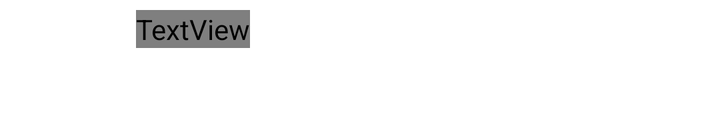
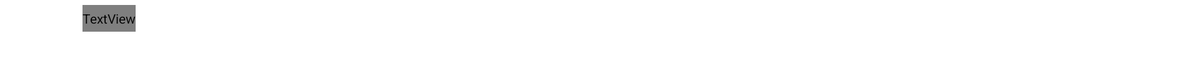

The same Android screen from two of the app's own layout files: first res/layout/ as a phone draws it, then the repository's variant for another configuration, drawn on a device whose configuration selects that folder. Both files follow.
<!-- AndroidManifest.xml: fallback theme Theme.MaterialComponents.DayNight.NoActionBar -->
<!-- res/layout/home_item.xml -->
<?xml version="1.0" encoding="utf-8"?>

<FrameLayout xmlns:android="http://schemas.android.com/apk/res/android"
    xmlns:tools="http://schemas.android.com/tools"
    android:layout_width="match_parent"
    android:layout_height="wrap_content" >

    <dev.dworks.apps.anexplorer.pro.ui.DragGripView
        android:id="@+id/drag_handle"
        android:layout_width="64dp"
        android:layout_height="@dimen/drag_grip_height"
        android:layout_gravity="fill_vertical|left"
        android:paddingBottom="12dp"
        android:paddingTop="12dp"
        android:visibility="gone"
        android:color="?attr/lineColor" />

    <LinearLayout
        android:id="@+id/item"
        android:layout_width="fill_parent"
        android:layout_height="wrap_content"
        android:gravity="center_vertical"
        android:orientation="horizontal"
        android:paddingBottom="5dp"
        android:paddingLeft="8dp"
        android:paddingRight="6dp"
        android:paddingTop="5dp" >

        <RelativeLayout
            android:layout_width="@android:dimen/app_icon_size"
            android:layout_height="@android:dimen/app_icon_size"
            android:layout_gravity="center_vertical"
            android:layout_marginLeft="1dip"
            android:layout_marginRight="11dip" >

            <ImageView
                android:id="@+id/icon"
                android:layout_width="@android:dimen/app_icon_size"
                android:layout_height="@android:dimen/app_icon_size"
                android:scaleType="fitCenter"
                android:src="?attr/folder" />

            <ImageView
                android:id="@+id/icon_special"
                android:layout_width="25dp"
                android:layout_height="25dp"
                android:layout_alignParentBottom="true"
                android:layout_alignParentRight="true"
                android:layout_marginRight="5dp"
                android:scaleType="centerInside" />
        </RelativeLayout>

        <LinearLayout
            android:layout_width="fill_parent"
            android:layout_height="fill_parent"
            android:orientation="vertical" >

            <RelativeLayout
                android:layout_width="fill_parent"
                android:layout_height="0dip"
                android:layout_weight="1"
                android:orientation="horizontal" >

                <TextView
                    android:id="@+id/name"
                    android:layout_width="wrap_content"
                    android:layout_height="wrap_content"
                    android:ellipsize="marquee"
                    android:fontFamily="sans-serif-regular"
                    android:gravity="center_vertical"
                    android:singleLine="true"
                    android:text="folder"
                    android:textColor="?attr/text"
                    android:textSize="18sp"
                    android:textStyle="normal" />

                <TextView
                    android:id="@+id/totalSize"
                    android:layout_width="wrap_content"
                    android:layout_height="wrap_content"
                    android:layout_alignParentRight="true"
                    android:fontFamily="sans-serif-condensed"
                    android:text=""
                    android:textSize="14sp" />
            </RelativeLayout>

            <RelativeLayout
                android:id="@+id/bar"
                android:layout_width="fill_parent"
                android:layout_height="0dp"
                android:layout_weight="1" >

                <ProgressBar
                    android:id="@+id/sizeBar"
                    style="@style/MyProgress"
                    android:layout_width="fill_parent"
                    android:layout_height="3dp"
                    android:layout_centerInParent="true" />
            </RelativeLayout>
        </LinearLayout>
    </LinearLayout>

</FrameLayout>
<!-- resources referenced by this layout -->
<resources>
  <dimen name="drag_grip_height">58dp</dimen>
  <style name="MyProgress" parent="@android:style/Widget.ProgressBar.Horizontal">
          <item name="android:progressDrawable">@drawable/progress</item>
      </style>
</resources>
<!-- res/layout-xlarge-v11/home_item.xml (the repository's variant of the layout above) -->
<!-- drawn on a large tablet held sideways -->
<?xml version="1.0" encoding="utf-8"?>

<FrameLayout xmlns:android="http://schemas.android.com/apk/res/android"
    xmlns:tools="http://schemas.android.com/tools"
    android:layout_width="match_parent"
    android:layout_height="wrap_content" >

    <dev.dworks.apps.anexplorer.pro.ui.DragGripView
        android:id="@+id/drag_handle"
        android:layout_width="100dp"
        android:layout_height="@dimen/drag_grip_height_tablet"
        android:layout_gravity="fill_vertical|left"
        android:paddingBottom="12dp"
        android:paddingTop="12dp"
        android:visibility="gone"
        android:color="?attr/text" />

    <LinearLayout
        android:layout_width="fill_parent"
        android:layout_height="wrap_content"
        android:gravity="center_vertical"
        android:orientation="horizontal"
        android:paddingBottom="5dp"
        android:paddingLeft="8dp"
        android:paddingRight="6dp"
        android:paddingTop="5dp" >

        <LinearLayout
            android:layout_width="wrap_content"
            android:layout_height="fill_parent"
            android:gravity="center"
            android:orientation="vertical" >

            <View
                android:id="@+id/select"
                android:layout_width="5dp"
                android:layout_height="fill_parent"
                android:background="@color/BlueColor"
                android:visibility="invisible" />
        </LinearLayout>

        <RelativeLayout
            android:layout_width="@dimen/tablet_icon_size"
            android:layout_height="@dimen/tablet_icon_size"
            android:layout_gravity="center_vertical"
            android:layout_marginLeft="5dip"
            android:layout_marginRight="11dip" >

            <ImageView
                android:id="@+id/icon"
                android:layout_width="@dimen/tablet_icon_size"
                android:layout_height="@dimen/tablet_icon_size"
                android:scaleType="fitCenter"
                android:src="?folder" />

            <ImageView
                android:id="@+id/icon_special"
                android:layout_width="30dp"
                android:layout_height="30dp"
                android:layout_alignParentBottom="true"
                android:layout_alignParentRight="true"
                android:layout_marginRight="5dp"
                android:scaleType="fitCenter" />
        </RelativeLayout>

        <LinearLayout
            android:layout_width="fill_parent"
            android:layout_height="fill_parent"
            android:baselineAligned="false"
            android:orientation="vertical" >

            <RelativeLayout
                android:layout_width="fill_parent"
                android:layout_height="0dp"
                android:layout_weight="1"
                android:orientation="horizontal" >

                <TextView
                    android:id="@+id/name"
                    android:layout_width="wrap_content"
                    android:layout_height="@dimen/tablet_details_size"
                    android:ellipsize="marquee"
                    android:fontFamily="sans-serif-regular"
                    android:gravity="center_vertical"
                    android:singleLine="true"
                    android:text="folder"
                    android:textColor="?text"
                    android:textSize="20sp"
                    android:textStyle="normal" />

                <TextView
                    android:id="@+id/totalSize"
                    android:layout_width="wrap_content"
                    android:layout_height="wrap_content"
                    android:layout_alignParentRight="true"
                    android:fontFamily="sans-serif-condensed"
                    android:text=""
                    android:textSize="16sp" />
            </RelativeLayout>

            <RelativeLayout
                android:id="@+id/bar"
                android:layout_width="fill_parent"
                android:layout_height="0dp"
                android:layout_weight="1" >

                <ProgressBar
                    android:id="@+id/sizeBar"
                    style="@style/MyProgress"
                    android:layout_width="fill_parent"
                    android:layout_height="3dip"
                    android:layout_centerInParent="true" />
            </RelativeLayout>
        </LinearLayout>
    </LinearLayout>

</FrameLayout>
<!-- resources referenced by the variant -->
<!-- as a large tablet held sideways resolves them -->
<resources>
  <color name="BlueColor">#ff33b5e5</color>
  <dimen name="drag_grip_height_tablet">68dp</dimen>
  <dimen name="tablet_details_size">29dp</dimen>
  <dimen name="tablet_icon_size">58dp</dimen>
  <style name="MyProgress" parent="@android:style/Widget.ProgressBar.Horizontal">
          <item name="android:progressDrawable">@drawable/progress</item>
      </style>
</resources>
